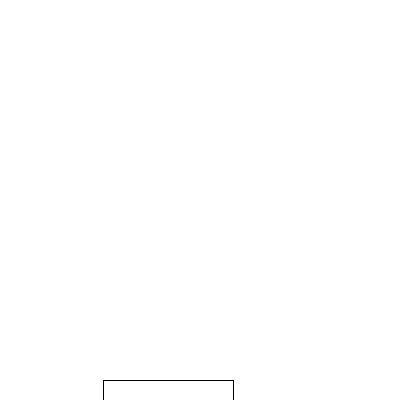
Frame 1 (no input)
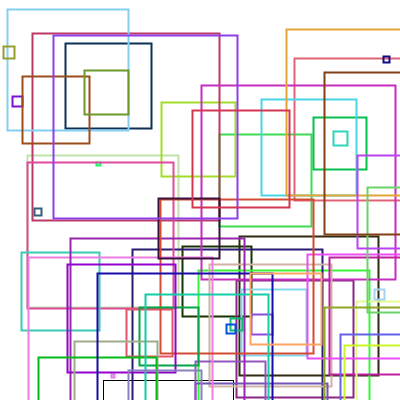
Frame 60 (the mouse pressed at the canvas centre just before this capture)
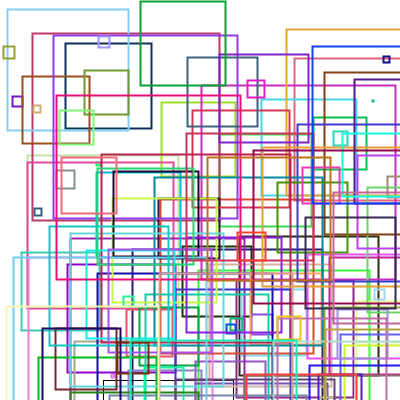
Frame 120 (the mouse held since frame 60 and released just before this capture)

The Processing sketch that drew these frames (run headless with seeded random() and noise(); from frame 60 on, the mouse is pressed at the canvas centre):

// Processing sketch: processing_1588
// ── processing_1588.pde

void setup(){
  size(400, 400);
  background(255);
  smooth();
  frameRate(10);
}

void draw() {
  float corner = random(200);
  noFill();
  rect(random(400), random(400), corner, corner);
  strokeWeight(2);
  stroke(random(255), random(255), random(255));

}

void mousePressed () 
{ 
  background(255);  
  redraw();    
}
